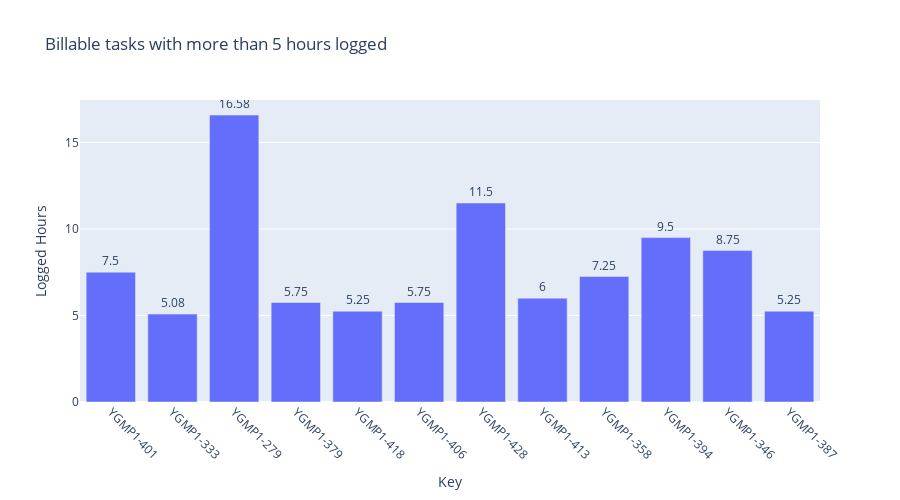

The cell this chart's notebook holds for it:
### Code cell
# billable_df[billable_df["Logged"].apply(lambda x: x > 5)][["Key", "Logged"]]
filtered_df = billable_df[billable_df["Logged"].apply(lambda x: x > 5)][["Key", "Logged"]]

fig = px.bar(
    filtered_df,
    x="Key",
    y="Logged",
    text="Logged",
    title="Billable tasks with more than 5 hours logged",
    labels={"Logged": "Logged Hours", "Key": "Task"},
    height=500,
)
fig.update_traces(textposition='outside')
fig.update_layout(
    xaxis=dict(tickangle=45, tickmode='linear'),
    yaxis_title="Logged Hours",
    xaxis_title="Key",
)
fig.show()

### Figure 1 — Plotly figure (JSON) as saved in the notebook; plotly's stock layout.template omitted (floating-point values rounded to 4 significant figures)
{"data": [{"alignmentgroup": "True", "hovertemplate": "Task=%{x}<br>Logged Hours=%{text}<extra></extra>", "legendgroup": "", "marker": {"color": "#636efa", "pattern": {"shape": ""}}, "name": "", "offsetgroup": "", "orientation": "v", "showlegend": false, "text": [7.5, 5.08, 16.58, 5.75, 5.25, 5.75, 11.5, 6, 7.25, 9.5, 8.75, 5.25], "textposition": "outside", "type": "bar", "x": ["YGMP1-401", "YGMP1-333", "YGMP1-279", "YGMP1-379", "YGMP1-418", "YGMP1-406", "YGMP1-428", "YGMP1-413", "YGMP1-358", "YGMP1-394", "YGMP1-346", "YGMP1-387"], "xaxis": "x", "y": [7.5, 5.08, 16.58, 5.75, 5.25, 5.75, 11.5, 6, 7.25, 9.5, 8.75, 5.25], "yaxis": "y"}], "layout": {"barmode": "relative", "height": 500, "legend": {"tracegroupgap": 0}, "title": {"text": "Billable tasks with more than 5 hours logged"}, "xaxis": {"anchor": "y", "domain": [0, 1], "tickangle": 45, "tickmode": "linear", "title": {"text": "Key"}}, "yaxis": {"anchor": "x", "domain": [0, 1], "title": {"text": "Logged Hours"}}}}
